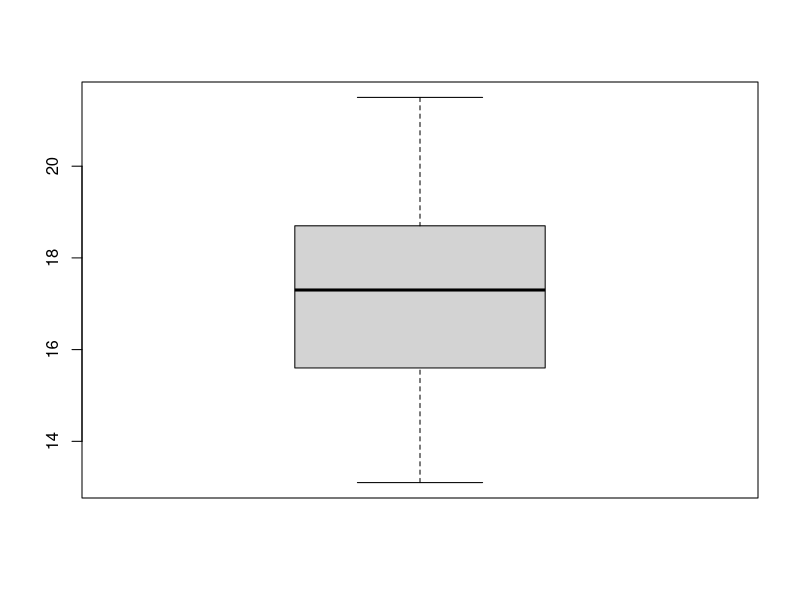
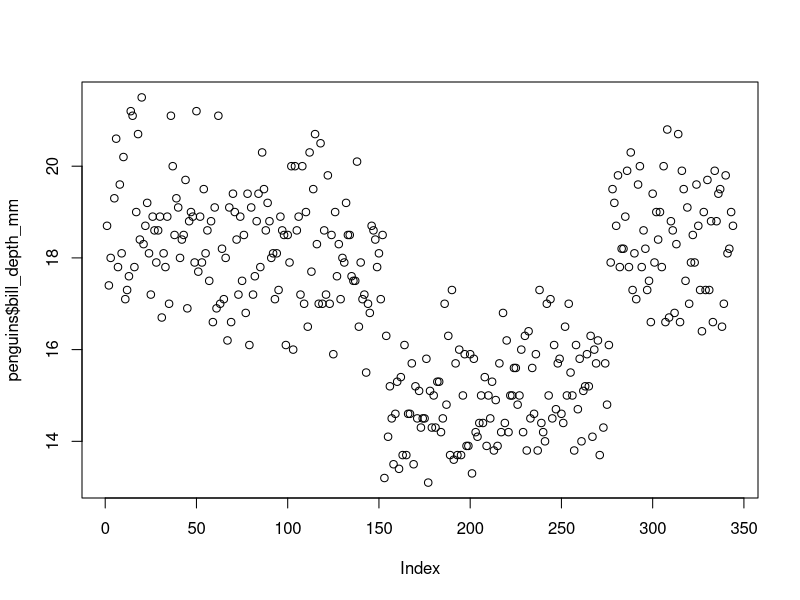
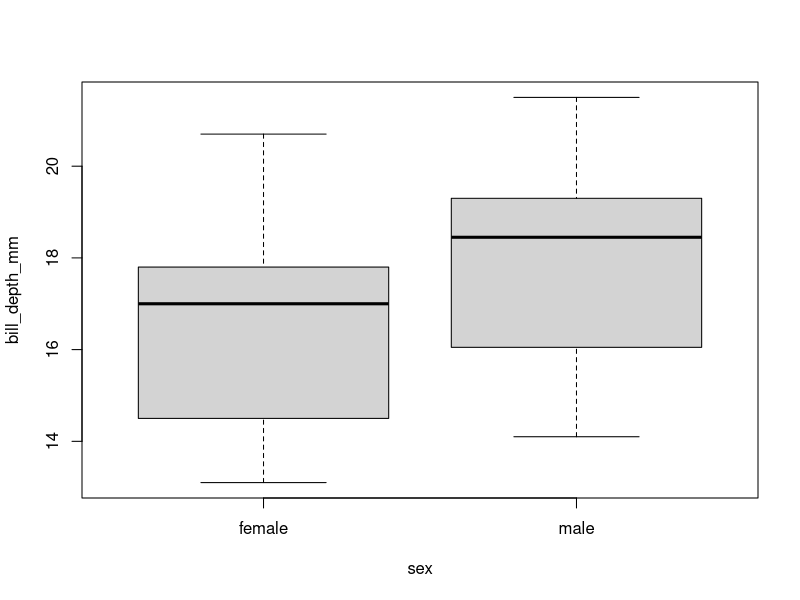
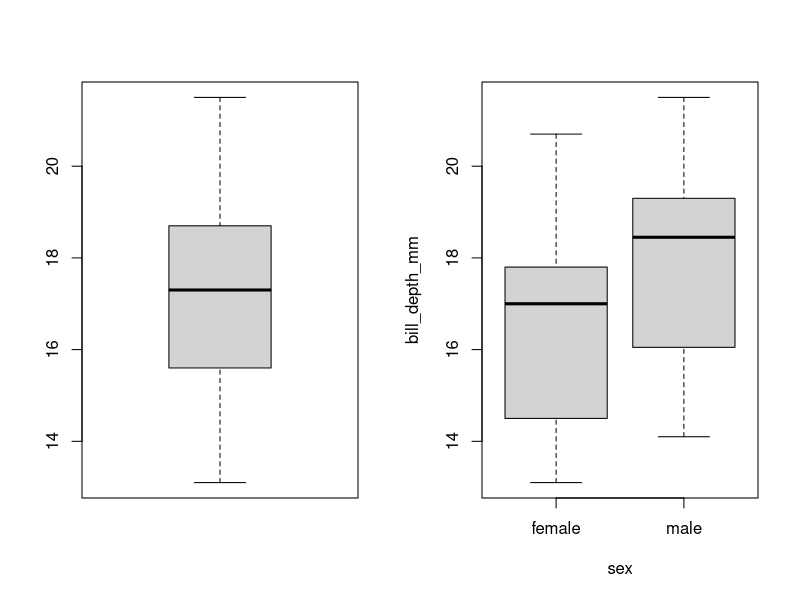
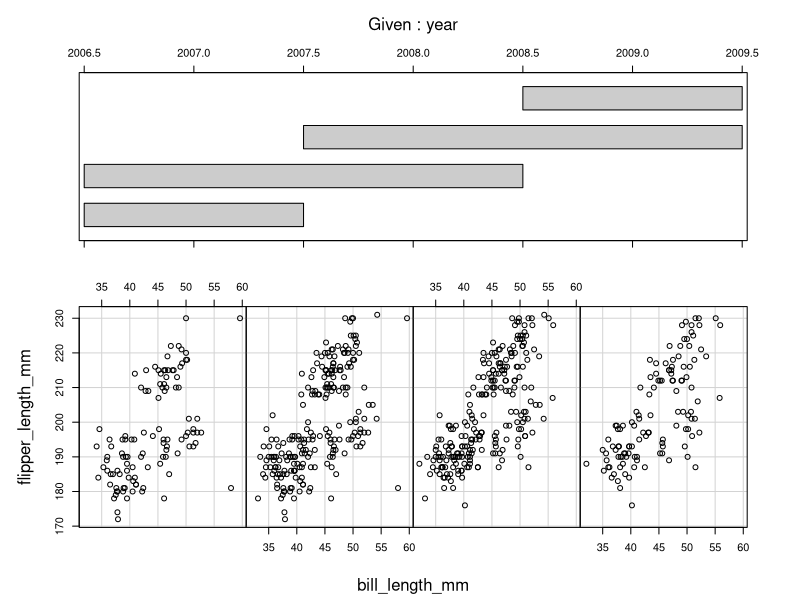

Generate these figures, in order, with R:
install.packages("palmerpenguins")
install.packages("here")
require(palmerpenguins)
require(here)

library("palmerpenguins")
class(penguins)

penguins = data.frame(penguins)
class(penguins)

mean(penguins$body_mass_g)
head(penguins$body_mass_g)
head(penguins)


?mean
mean(penguins$body_mass_g, na.rm = TRUE)

summary(penguins)


boxplot(penguins$bill_depth_mm)
plot(penguins$bill_depth_mm)

boxplot(bill_depth_mm ~ sex, data = penguins)


par(mfrow = c(1, 2))
boxplot(penguins$bill_depth_mm)
boxplot(bill_depth_mm ~ sex, data = penguins)


#to creat multiple plots in one space next to each other 
?par


#row equals 1 make it in one row 
coplot(flipper_length_mm ~ bill_length_mm | year, data = penguins, row =1)





































